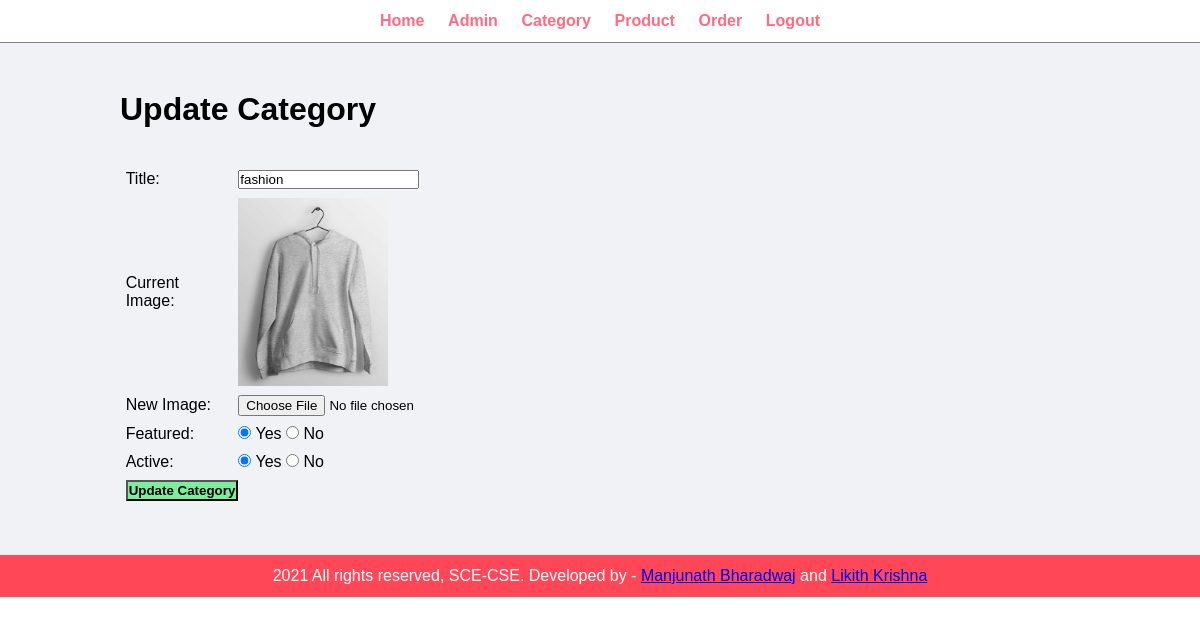
Screenshot of /admin/update-category.php?id=3 (signed in) with the database file from the repository.
### tables this page shows
CREATE TABLE `tbl_category` (
  `id` int(10) UNSIGNED NOT NULL,
  `title` varchar(100) NOT NULL,
  `image_name` varchar(255) NOT NULL,
  `featured` varchar(10) NOT NULL,
  `active` varchar(10) NOT NULL
);

### admin/update-category.php (the view, shortened to what this page needs)
<?php include('partials/menu.php'); ?>
<div class="main-content">
    <div class="wrapper">
        <h1>Update Category</h1>
        <br><br>
        <?php
            if(isset($_GET['id']))
            {
                $id = $_GET['id'];
                $sql = "SELECT * FROM tbl_category WHERE id=$id";
                $res = mysqli_query($conn, $sql);
                $count = mysqli_num_rows($res);
                if($count==1)
                {
                    $row = mysqli_fetch_assoc($res);
                    $title = $row['title'];
                    $current_image = $row['image_name'];
                    $featured = $row['featured'];
                    $active = $row['active'];
                }
                else
                {
                    $_SESSION['no-category-found'] = "<div class='error'>Category not Found.</div>";
                    header('location:'.SITEURL.'admin/manage-category.php');
                }
            }
            else
            {
                header('location:'.SITEURL.'admin/manage-category.php');
            }
        ?>
        <form action="" method="POST" enctype="multipart/form-data">
            <table class="tbl-30">
                <tr>
                    <td>Title: </td>
                    <td>
                        <input type="text" name="title" value="<?php echo $title; ?>">
                    </td>
                </tr>
                <tr>
                    <td>Current Image: </td>
                    <td>
                        <?php
                            if($current_image != "")
                            {
                                ?>
                                <img src="<?php echo SITEURL; ?>images/category/<?php echo $current_image; ?>" width="150px">
                                <?php
                            }
                            else
                            {
                                echo "<div class='error'>Image Not Added.</div>";
                            }
                        ?>
                    </td>
                </tr>
                <tr>
                    <td>New Image: </td>
                    <td>
                        <input type="file" name="image">
                    </td>
                </tr>
                <tr>
                    <td>Featured: </td>
                    <td>
                        <input <?php if($featured=="Yes"){echo "checked";} ?> type="radio" name="featured" value="Yes"> Yes
                        <input <?php if($featured=="No"){echo "checked";} ?> type="radio" name="featured" value="No"> No
                    </td>
                </tr>
                <tr>
                    <td>Active: </td>
                    <td>
                        <input <?php if($active=="Yes"){echo "checked";} ?> type="radio" name="active" value="Yes"> Yes
                        <input <?php if($active=="No"){echo "checked";} ?> type="radio" name="active" value="No"> No
                    </td>
                </tr>
                <tr>
                    <td>
                        <input type="submit" name="submit" value="Update Category" class="btn-secondary">
                    </td>
                </tr>
            </table>
        </form>
    </div>
</div>
<?php include('partials/footer.php'); ?>

### css/admin.css (style rules this page uses)
* { margin: 0; padding: 0; font-family: Arial, Helvetica, sans-serif; }
.wrapper { padding: 1%; width: 80%; margin: 0 auto; }
.tbl-30 { width: 30%; }
table tr td { padding: 1%; }
.btn-secondary { background-color: #7bed9f; padding: 1%; color: black; text-decoration: none; font-weight: bold; }
.main-content { background-color: #f1f2f6; padding: 3% 0; }

### rows the page displays
tbl_category: title "fashion", image_name (picture), featured "☑", active "☑"
